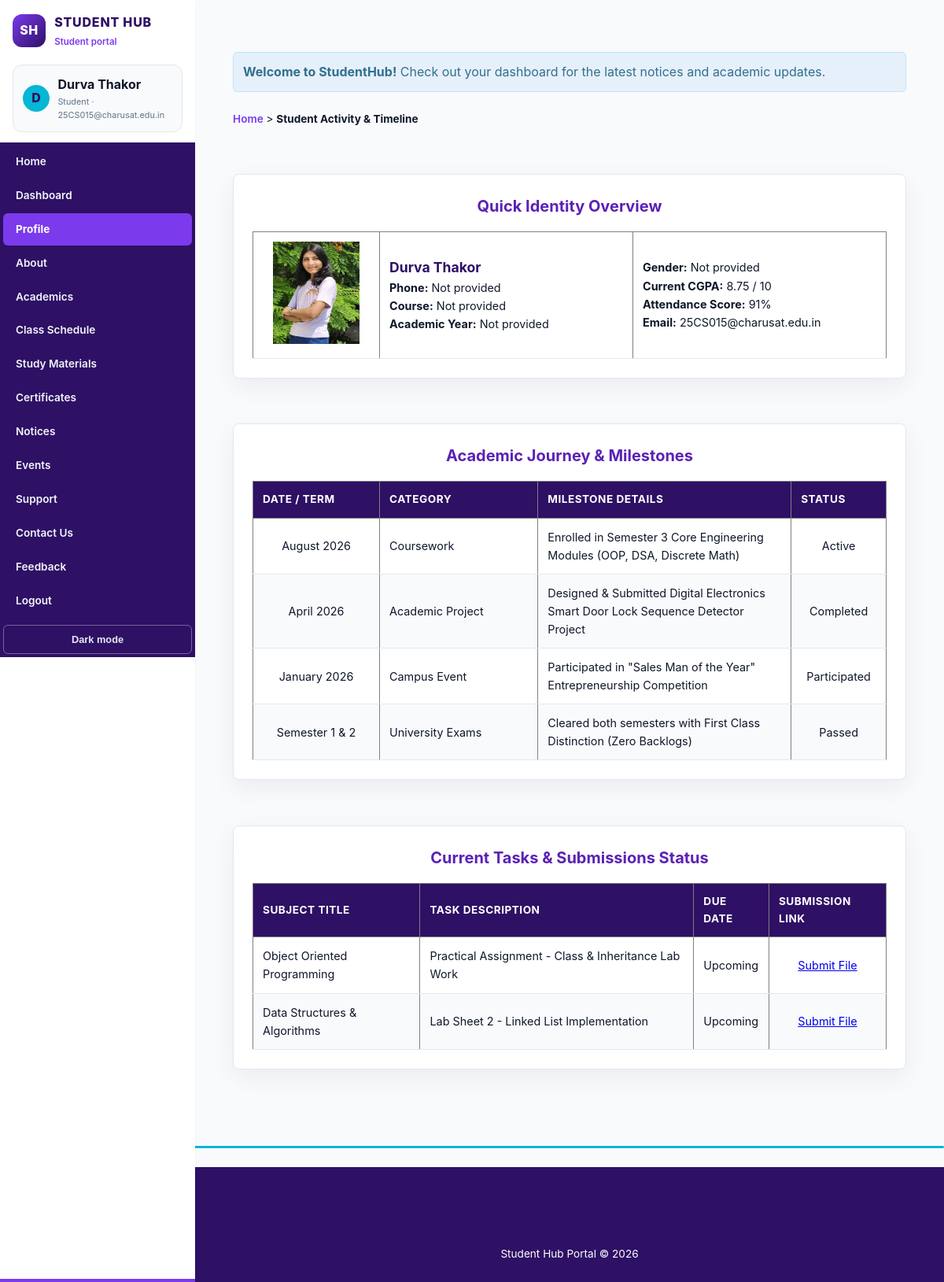
The app's page /profile.php (signed in) with its own data.
### tables this page shows
CREATE TABLE IF NOT EXISTS students (
    id INT AUTO_INCREMENT PRIMARY KEY,
    fullname VARCHAR(100) NOT NULL,
    email VARCHAR(100) UNIQUE NOT NULL,
    password VARCHAR(255) NOT NULL,
    phone VARCHAR(20) DEFAULT NULL,
    course VARCHAR(100) DEFAULT NULL,
    academic_year VARCHAR(20) DEFAULT NULL,
    gender VARCHAR(20) DEFAULT NULL,
    profile_photo VARCHAR(255) DEFAULT NULL,
    role ENUM('admin', 'student') NOT NULL DEFAULT 'student',
    created_at TIMESTAMP DEFAULT CURRENT_TIMESTAMP
);

### auth.php (called while the page is built, shortened)
<?php
function getCurrentUser(PDO $pdo): ?array
{
    $statement = $pdo->prepare(
        'SELECT id, fullname, email, phone, course, academic_year, gender,
                profile_photo, role, created_at
         FROM students
         WHERE id = :id
         LIMIT 1'
    );
    $statement->execute([':id' => (int) $_SESSION['user_id']]);
    $user = $statement->fetch();
    return $user;
}

### profile.php (the view, shortened to what this page needs)
<?php
require_once __DIR__ . '/page_session.php';
$profileName = htmlspecialchars((string) ($currentUser['fullname'] ?? ''), ENT_QUOTES, 'UTF-8');
$profileEmail = htmlspecialchars((string) ($currentUser['email'] ?? ''), ENT_QUOTES, 'UTF-8');
$profilePhone = htmlspecialchars((string) ($currentUser['phone'] ?? 'Not provided'), ENT_QUOTES, 'UTF-8');
$profileCourse = htmlspecialchars((string) ($currentUser['course'] ?? 'Not provided'), ENT_QUOTES, 'UTF-8');
$profileYear = htmlspecialchars((string) ($currentUser['academic_year'] ?? 'Not provided'), ENT_QUOTES, 'UTF-8');
$profileGender = htmlspecialchars((string) ($currentUser['gender'] ?? 'Not provided'), ENT_QUOTES, 'UTF-8');
$profilePhoto = !empty($currentUser['profile_photo'])
    ? htmlspecialchars($currentUser['profile_photo'], ENT_QUOTES, 'UTF-8')
    : '22357.jpg';
?>
<!DOCTYPE html>
<html lang="en">
<head>
    <link rel="stylesheet" href="style.css?v=20261022">
</head>
<body>
    <br>
    <main id="main-content">
<div style="background-color: #e6f0fa; border: 1px solid #bce8f1; color: #31708f; padding: 12px; border-radius: 6px; margin-bottom: 1.5rem; width: 100%; grid-column: 1 / -1;">
        <strong>Welcome to StudentHub!</strong> Check out your dashboard for the latest notices and academic updates.
    </div>
        <nav aria-label="Breadcrumb">
            <p align="left">
                <a href="index.php">Home</a> &gt; <b>Student Activity &amp; Timeline</b>
            </p>
        </nav>
        <br>
        <section aria-labelledby="student-identity-heading">
            <h2 id="student-identity-heading" align="center">Quick Identity Overview</h2>
            <table border="1" width="85%" align="center" cellpadding="12">
                <tbody>
                    <tr>
                        <td width="20%" align="center">
                            <img src="<?= $profilePhoto ?>" width="110" height="130" alt="Student Profile Photo">
                        </td>
                        <td width="40%">
                            <h3><?= $profileName ?></h3>
                            <p><b>Phone:</b> <?= $profilePhone ?></p>
                            <p><b>Course:</b> <?= $profileCourse ?></p>
                            <p><b>Academic Year:</b> <?= $profileYear ?></p>
                        </td>
                        <td width="40%">
                            <p><b>Gender:</b> <?= $profileGender ?></p>
                            <p><b>Current CGPA:</b> 8.75 / 10</p>
                            <p><b>Attendance Score:</b> 91%</p>
                            <p><b>Email:</b> <?= $profileEmail ?></p>
                        </td>
                    </tr>
                </tbody>
            </table>
        </section>
        <br>
        <section aria-labelledby="activity-timeline-heading">
            <h2 id="activity-timeline-heading" align="center">Academic Journey &amp; Milestones</h2>
            <table border="1" width="85%" align="center" cellpadding="10">
                <thead>
                    <tr>
                        <th scope="col" width="20%">Date / Term</th>
                        <th scope="col" width="25%">Category</th>
                        <th scope="col">Milestone Details</th>
                        <th scope="col" width="15%">Status</th>
                    </tr>
                </thead>
                <tbody>
                    <tr>
                        <td align="center">August 2026</td>
                        <td>Coursework</td>
                        <td>Enrolled in Semester 3 Core Engineering Modules (OOP, DSA, Discrete Math)</td>
                        <td align="center">Active</td>
                    </tr>
                    <tr>
                        <td align="center">April 2026</td>
                        <td>Academic Project</td>
                        <td>Designed &amp; Submitted Digital Electronics Smart Door Lock Sequence Detector Project</td>
                        <td align="center">Completed</td>
                    </tr>
                    <tr>
                        <td align="center">January 2026</td>
                        <td>Campus Event</td>
                        <td>Participated in "Sales Man of the Year" Entrepreneurship Competition</td>
                        <td align="center">Participated</td>
                    </tr>
                    <tr>
                        <td align="center">Semester 1 &amp; 2</td>
                        <td>University Exams</td>
                        <td>Cleared both semesters with First Class Distinction (Zero Backlogs)</td>
                        <td align="center">Passed</td>
                    </tr>
                </tbody>
            </table>
        </section>
        <br>
        <section aria-labelledby="tasks-heading">
            <h2 id="tasks-heading" align="center">Current Tasks &amp; Submissions Status</h2>
            <table border="1" width="85%" align="center" cellpadding="10">
                <thead>
                    <tr>
                        <th scope="col">Subject Title</th>
                        <th scope="col">Task Description</th>
                        <th scope="col">Due Date</th>
                        <th scope="col">Submission Link</th>
                    </tr>
                </thead>
                <tbody>
                    <tr>
                        <td>Object Oriented Programming</td>
                        <td>Practical Assignment - Class &amp; Inheritance Lab Work</td>
                        <td>Upcoming</td>
                        <td align="center"><a href="studymaterials.php">Submit File</a></td>
                    </tr>
                    <tr>
                        <td>Data Structures &amp; Algorithms</td>
                        <td>Lab Sheet 2 - Linked List Implementation</td>
                        <td>Upcoming</td>
                        <td align="center"><a href="studymaterials.php">Submit File</a></td>
                    </tr>
                </tbody>
            </table>
        </section>
    </main>
    <br>
    <hr>
    <footer role="contentinfo">
        <div align="center">
            <h3>Student Hub Portal © 2026</h3>
        </div>
    </footer>
</body>
</html>

### style.css (style rules this page uses)
*, *::before, *::after { box-sizing: border-box; margin: 0; padding: 0; }
:root { --primary-dark: #2e1065; --primary: #5b21b6; --primary-light: #7c3aed; --accent-gold: #06b6d4; --accent-hover: #0891b2; --bg-main: #f8fafc; --bg-card: #ffffff; --bg-tint: #ecfeff; --text-main: #0f172a; --text-muted: #64748b; --border-color: #e2e8f0; --sidebar-width: 248px; --shadow-soft: 0 10px 30px rgba(15, 23, 42, 0.06); }
body { font-family: -apple-system, BlinkMacSystemFont, "Segoe UI", Roboto, Oxygen, Ubuntu, Cantarell, sans-serif; line-height: 1.6; color: var(--text-main); background-color: var(--bg-main); display: flex; flex-direction: column; min-height: 100vh; overflow-x: hidden; }
nav[aria-label="Main Navigation"], nav { background-color: var(--primary-dark); border-radius: 8px; overflow: hidden; }
main nav:not([aria-label="Main Navigation"]) { background: transparent; padding: 0; margin-bottom: 1rem; font-size: 0.85rem; }
main nav:not([aria-label="Main Navigation"]) a { color: var(--primary-light); text-decoration: none; font-weight: 600; }
main { flex: 1; width: 100%; max-width: 1200px; min-width: 0; margin: 0 auto; padding: 1.5rem 1rem; overflow-x: auto; margin-left: var(--sidebar-width); width: calc(100% - var(--sidebar-width)); max-width: 1400px; padding: 2.5rem clamp(1.25rem, 4vw, 3.5rem); }
h2 { color: var(--primary); font-size: 1.25rem; margin-bottom: 1rem; }
h3 { color: var(--primary-dark); font-size: 1.1rem; }
hr { border: 0; height: 3px; background: var(--accent-gold); margin: 1rem 0 1.5rem; border-radius: 2px; }
section { background: var(--bg-card); border: 1px solid var(--border-color); border-radius: 12px; padding: 1.5rem; margin-bottom: 1.5rem; box-shadow: var(--shadow-soft); }
.table-responsive, div:has(> table), section:has(> table) { width: 100%; overflow-x: auto; margin: 1rem 0; border-radius: 8px; border: 1px solid var(--border-color); }
table { width: 100%; border-collapse: collapse; background-color: var(--bg-card); font-size: 0.9rem; }
thead th { background-color: var(--primary-dark); color: #ffffff; font-size: 0.85rem; text-transform: uppercase; letter-spacing: 0.5px; padding: 12px; text-align: left; }
tbody td { border-bottom: 1px solid var(--border-color); padding: 12px; }
tbody tr:nth-child(even) { background-color: #f8fafc; }
footer { background-color: var(--primary-dark); color: #ffffff; padding: 1.5rem 1rem; margin-top: auto; text-align: center; font-size: 0.85rem; margin-left: var(--sidebar-width); }

### records on screen
students: fullname "Durva Thakor", phone "Not provided", course "Not provided", academic_year "Not provided", gender "Not provided", email "25CS015@charusat.edu.in"

### other values on screen
substr($name, 0, 1) "D"
$name "Durva Thakor"
$role "Student"
$email "25CS015@charusat.edu.in"
$label "Home"
$label "Dashboard"
$label "Profile"
$label "About"
$label "Academics"
$label "Class Schedule"
$label "Study Materials"
$label "Certificates"
$label "Notices"
$label "Events"
$label "Support"
